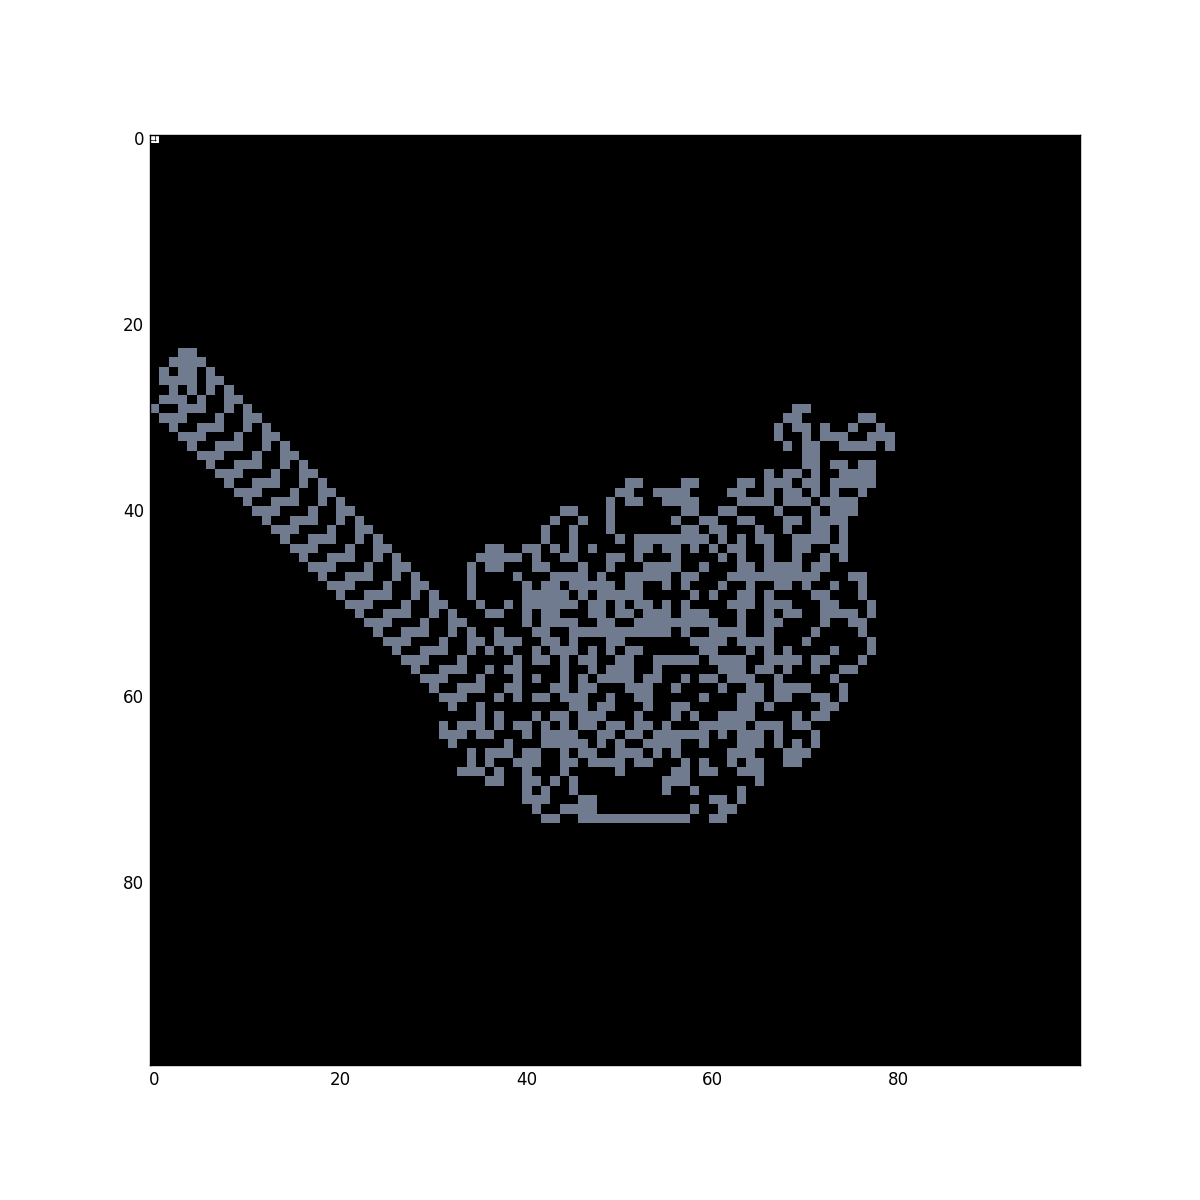

Python code for this plot:

# http://github.com/timestocome


import numpy as np
import matplotlib.pyplot as plt
from matplotlib import animation
import copy


# https://en.wikipedia.org/wiki/Turmite

# https://en.wikipedia.org/wiki/Langton%27s_ant
# Langton's ant is a two-dimensional universal Turing machine 
# with a very simple set of rules but complex emergent behavior. 
# It was invented by Chris Langton in 1986 and runs on a square 
# lattice of black and white cells.[1] The universality of Langton's 
# ant was proven in 2000.[2] The idea has been generalized in 
# several different ways, such as turmites which add more colors
# and more states.
# 
# ~100 steps creates simple, often symmetric patterns
# ~10,000 creates chaotic patterns
# later emergent order appears ( strange attractor )
# 104 step highway that repeats endlessly is always the final state


# Rules:
# Start with empty array or randomly colored array
# place ant on the array
# if square is white 
#       turn 90' to right
#       change square to black
#       move one step forward
# if square is black
#       turn 90' to left
#       change square to white
#       move one step forward




###########################################################################
# utilities
###########################################################################

############################################################################
# Langton's Ant
#############################################################################
height = 100
width = 100
board = []


# start ant in center
up = 0
right = 1
down = 2
left = 3


class LangtonsAnt(object):
    
    def __init__(self, n_steps=100):
        
        self.n_steps = n_steps
        self.board = np.zeros((height, width), dtype=np.int8)
        self.ant_direction = np.random.randint(0, 4)
        self.ant_x = width // 2
        self.ant_y = height // 2
        self.next = 0



    # Starts with one cell in the middle of the board
    def start_single(self):
        
        self.board[height // 2, width // 2] = 1
        self.next += 1


    # Start with random values 
    def start_random(self):

        random_start = np.random.random((height, width))
    
        for i in range(height):
            for j in range(width):
                if random_start[i][j] > .9:     # the lower to start with more black squares
                    self.board[i][j] = 1
        self.next += 1


    # Executes one time step 
    def step(self):

        self.next += 1

        if self.board[self.ant_x][self.ant_y] == 0:       # white
            self.ant_direction = (self.ant_direction + 1) % 4    # turn 90' right
            self.board[self.ant_x][self.ant_y] = 1       # flip sq color

        else:                                               # black
            self.ant_direction = (self.ant_direction - 1) % 4   # turn 90' left
            self.board[self.ant_x][self.ant_y] = 0         # flip sq color


        # update ant location
        if self.ant_direction == up and self.ant_y > 0:
            self.ant_y -= 1
        if self.ant_direction == right and self.ant_x - 2 < width:
            self.ant_x += 1
        if self.ant_direction == down and self.ant_y - 2 < height:
            self.ant_y += 1
        if self.ant_direction == left and self.ant_x > 0:
            self.ant_x -= 1

        # make a copy of the board for animation 
        new_board = copy.copy(self.board)

        # show ant on the animation copy of the board
        new_board[self.ant_x][self.ant_y] = 2

        return new_board






########################################
# animation init
sleep = 10
n_steps = 20000

langtonsAnt = LangtonsAnt(n_steps)
#langtonsAnt.start_random()        # start with a random selection
langtonsAnt.start_single()          # start with center square turned on, rest off


# animation loop computes one row at a time for display
def animate(i):
    
    new_state = langtonsAnt.step()
    ax.clear()      # things get very slow if this line is missing
    im = ax.imshow(new_state, cmap=plt.cm.bone, interpolation='nearest')

    return (im, )
    


# set up graphics
figure = plt.figure(figsize=(12,12))
ax = figure.add_subplot(111)
plt.title("Langton's ant")  
plt.axis('off')   
im = ax.imshow(langtonsAnt.board, cmap=plt.cm.bone, interpolation='nearest')


# run program
# note: blit=False needed to run on OSX, probably faster if set to True on other platforms
anim = animation.FuncAnimation(figure, animate, frames=(n_steps-2), interval=sleep, blit=False, repeat=False)


plt.show()
